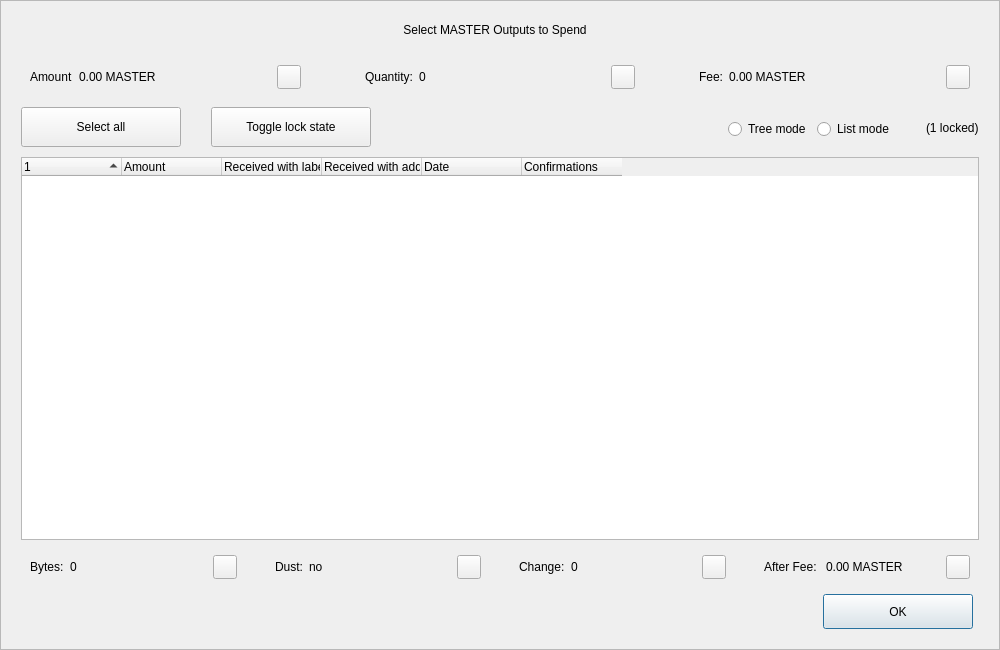
<?xml version="1.0" encoding="UTF-8"?>
<ui version="4.0">
 <class>CoinControlDialog</class>
 <widget class="QDialog" name="CoinControlDialog">
  <property name="geometry">
   <rect>
    <x>0</x>
    <y>0</y>
    <width>1000</width>
    <height>650</height>
   </rect>
  </property>
  <property name="minimumSize">
   <size>
    <width>950</width>
    <height>650</height>
   </size>
  </property>
  <property name="windowTitle">
   <string>Coin Selection</string>
  </property>
  <property name="styleSheet">
   <string notr="true"/>
  </property>
  <layout class="QVBoxLayout" name="verticalLayout">
   <property name="spacing">
    <number>0</number>
   </property>
   <property name="leftMargin">
    <number>0</number>
   </property>
   <property name="topMargin">
    <number>0</number>
   </property>
   <property name="rightMargin">
    <number>0</number>
   </property>
   <property name="bottomMargin">
    <number>0</number>
   </property>
   <item>
    <widget class="QFrame" name="frameContainer">
     <property name="toolTipDuration">
      <number>0</number>
     </property>
     <property name="frameShape">
      <enum>QFrame::StyledPanel</enum>
     </property>
     <property name="frameShadow">
      <enum>QFrame::Raised</enum>
     </property>
     <layout class="QVBoxLayout" name="verticalLayout_2">
      <property name="leftMargin">
       <number>0</number>
      </property>
      <property name="rightMargin">
       <number>0</number>
      </property>
      <property name="bottomMargin">
       <number>20</number>
      </property>
      <item>
       <layout class="QHBoxLayout" name="horizontalLayout_12">
        <property name="spacing">
         <number>0</number>
        </property>
        <property name="leftMargin">
         <number>20</number>
        </property>
        <property name="rightMargin">
         <number>30</number>
        </property>
        <item>
         <spacer name="horizontalSpacer_4">
          <property name="orientation">
           <enum>Qt::Horizontal</enum>
          </property>
          <property name="sizeHint" stdset="0">
           <size>
            <width>40</width>
            <height>20</height>
           </size>
          </property>
         </spacer>
        </item>
        <item>
         <widget class="QLabel" name="labelTitle">
          <property name="minimumSize">
           <size>
            <width>0</width>
            <height>40</height>
           </size>
          </property>
          <property name="maximumSize">
           <size>
            <width>16777215</width>
            <height>40</height>
           </size>
          </property>
          <property name="text">
           <string>Select MASTER Outputs to Spend</string>
          </property>
          <property name="alignment">
           <set>Qt::AlignCenter</set>
          </property>
          <property name="margin">
           <number>7</number>
          </property>
         </widget>
        </item>
        <item>
         <spacer name="horizontalSpacer_5">
          <property name="orientation">
           <enum>Qt::Horizontal</enum>
          </property>
          <property name="sizeHint" stdset="0">
           <size>
            <width>40</width>
            <height>20</height>
           </size>
          </property>
         </spacer>
        </item>
       </layout>
      </item>
      <item>
       <layout class="QHBoxLayout" name="horizontalLayout_8">
        <property name="leftMargin">
         <number>20</number>
        </property>
        <property name="rightMargin">
         <number>20</number>
        </property>
        <item>
         <widget class="QWidget" name="layoutAmount" native="true">
          <layout class="QHBoxLayout" name="horizontalLayout_9" stretch="0,1,0">
           <item>
            <widget class="QLabel" name="labelCoinControlAmountText">
             <property name="text">
              <string>Amount</string>
             </property>
            </widget>
           </item>
           <item>
            <widget class="QLabel" name="labelCoinControlAmount">
             <property name="text">
              <string>0.00 MASTER</string>
             </property>
            </widget>
           </item>
           <item alignment="Qt::AlignHCenter|Qt::AlignVCenter">
            <widget class="QPushButton" name="pushButtonAmount">
             <property name="minimumSize">
              <size>
               <width>0</width>
               <height>24</height>
              </size>
             </property>
             <property name="maximumSize">
              <size>
               <width>24</width>
               <height>26</height>
              </size>
             </property>
             <property name="focusPolicy">
              <enum>Qt::NoFocus</enum>
             </property>
             <property name="styleSheet">
              <string notr="true">padding-bottom:2px;
padding-right:4px;</string>
             </property>
             <property name="text">
              <string/>
             </property>
            </widget>
           </item>
          </layout>
         </widget>
        </item>
        <item>
         <spacer name="horizontalSpacer_2">
          <property name="orientation">
           <enum>Qt::Horizontal</enum>
          </property>
          <property name="sizeType">
           <enum>QSizePolicy::Fixed</enum>
          </property>
          <property name="sizeHint" stdset="0">
           <size>
            <width>40</width>
            <height>20</height>
           </size>
          </property>
         </spacer>
        </item>
        <item>
         <widget class="QWidget" name="layoutQuantity" native="true">
          <layout class="QHBoxLayout" name="horizontalLayout_10" stretch="0,1,0">
           <item>
            <widget class="QLabel" name="labelCoinControlQuantityText">
             <property name="text">
              <string>Quantity:</string>
             </property>
            </widget>
           </item>
           <item>
            <widget class="QLabel" name="labelCoinControlQuantity">
             <property name="text">
              <string>0</string>
             </property>
            </widget>
           </item>
           <item alignment="Qt::AlignHCenter|Qt::AlignVCenter">
            <widget class="QPushButton" name="pushButtonQuantity">
             <property name="minimumSize">
              <size>
               <width>0</width>
               <height>24</height>
              </size>
             </property>
             <property name="maximumSize">
              <size>
               <width>24</width>
               <height>26</height>
              </size>
             </property>
             <property name="focusPolicy">
              <enum>Qt::NoFocus</enum>
             </property>
             <property name="styleSheet">
              <string notr="true">padding-bottom:2px;
               padding-right:4px;</string>
             </property>
             <property name="text">
              <string/>
             </property>
            </widget>
           </item>
          </layout>
         </widget>
        </item>
        <item>
         <spacer name="horizontalSpacer_22">
          <property name="orientation">
           <enum>Qt::Horizontal</enum>
          </property>
          <property name="sizeType">
           <enum>QSizePolicy::Fixed</enum>
          </property>
          <property name="sizeHint" stdset="0">
           <size>
            <width>40</width>
            <height>20</height>
           </size>
          </property>
         </spacer>
        </item>
        <item>
         <widget class="QWidget" name="layoutFee" native="true">
          <layout class="QHBoxLayout" name="horizontalLayout_11" stretch="0,1,0">
           <item>
            <widget class="QLabel" name="labelCoinControlFeeText">
             <property name="text">
              <string>Fee:</string>
             </property>
            </widget>
           </item>
           <item>
            <widget class="QLabel" name="labelCoinControlFee">
             <property name="text">
              <string>0.00 MASTER</string>
             </property>
            </widget>
           </item>
           <item alignment="Qt::AlignHCenter|Qt::AlignVCenter">
            <widget class="QPushButton" name="pushButtonFee">
             <property name="minimumSize">
              <size>
               <width>0</width>
               <height>24</height>
              </size>
             </property>
             <property name="maximumSize">
              <size>
               <width>24</width>
               <height>26</height>
              </size>
             </property>
             <property name="focusPolicy">
              <enum>Qt::NoFocus</enum>
             </property>
             <property name="styleSheet">
              <string notr="true">padding-bottom:2px;
               padding-right:4px;</string>
             </property>
             <property name="text">
              <string/>
             </property>
            </widget>
           </item>
          </layout>
         </widget>
        </item>
       </layout>
      </item>
      <item>
       <widget class="QFrame" name="frame">
        <property name="minimumSize">
         <size>
          <width>0</width>
          <height>40</height>
         </size>
        </property>
        <property name="styleSheet">
         <string notr="true">#frame {
	border:0;
}</string>
        </property>
        <property name="frameShape">
         <enum>QFrame::StyledPanel</enum>
        </property>
        <property name="frameShadow">
         <enum>QFrame::Sunken</enum>
        </property>
        <layout class="QHBoxLayout" name="horizontalLayout">
         <property name="spacing">
          <number>0</number>
         </property>
         <property name="leftMargin">
          <number>20</number>
         </property>
         <property name="topMargin">
          <number>0</number>
         </property>
         <property name="rightMargin">
          <number>20</number>
         </property>
         <property name="bottomMargin">
          <number>0</number>
         </property>
         <item>
          <layout class="QHBoxLayout" name="horizontalLayoutPanel" stretch="0,0,0,0,0,0">
           <property name="spacing">
            <number>20</number>
           </property>
           <item>
            <widget class="QPushButton" name="pushButtonSelectAll">
             <property name="sizePolicy">
              <sizepolicy hsizetype="Maximum" vsizetype="Fixed">
               <horstretch>0</horstretch>
               <verstretch>0</verstretch>
              </sizepolicy>
             </property>
             <property name="minimumSize">
              <size>
               <width>160</width>
               <height>40</height>
              </size>
             </property>
             <property name="maximumSize">
              <size>
               <width>16777215</width>
               <height>40</height>
              </size>
             </property>
             <property name="text">
              <string>Select all</string>
             </property>
             <property name="checkable">
              <bool>true</bool>
             </property>
             <property name="checked">
              <bool>false</bool>
             </property>
             <property name="autoExclusive">
              <bool>false</bool>
             </property>
             <property name="autoDefault">
              <bool>false</bool>
             </property>
            </widget>
           </item>
           <item>
            <spacer name="horizontalSpacer_6">
             <property name="orientation">
              <enum>Qt::Horizontal</enum>
             </property>
             <property name="sizeType">
              <enum>QSizePolicy::Fixed</enum>
             </property>
             <property name="sizeHint" stdset="0">
              <size>
               <width>10</width>
               <height>20</height>
              </size>
             </property>
            </spacer>
           </item>
           <item>
            <widget class="QPushButton" name="pushButtonToggleLock">
             <property name="sizePolicy">
              <sizepolicy hsizetype="Maximum" vsizetype="Fixed">
               <horstretch>0</horstretch>
               <verstretch>0</verstretch>
              </sizepolicy>
             </property>
             <property name="minimumSize">
              <size>
               <width>160</width>
               <height>40</height>
              </size>
             </property>
             <property name="maximumSize">
              <size>
               <width>16777215</width>
               <height>40</height>
              </size>
             </property>
             <property name="text">
              <string>Toggle lock state</string>
             </property>
             <property name="checkable">
              <bool>true</bool>
             </property>
             <property name="autoExclusive">
              <bool>false</bool>
             </property>
             <property name="autoDefault">
              <bool>false</bool>
             </property>
            </widget>
           </item>
           <item>
            <spacer name="horizontalSpacer_7">
             <property name="orientation">
              <enum>Qt::Horizontal</enum>
             </property>
             <property name="sizeType">
              <enum>QSizePolicy::Expanding</enum>
             </property>
             <property name="sizeHint" stdset="0">
              <size>
               <width>30</width>
               <height>20</height>
              </size>
             </property>
            </spacer>
           </item>
           <item alignment="Qt::AlignRight">
            <widget class="QGroupBox" name="groupBox_2">
             <property name="styleSheet">
              <string notr="true">#groupBox_2 {
    background-color:transparent;
    border-radius:0;
}</string>
             </property>
             <property name="title">
              <string/>
             </property>
             <layout class="QHBoxLayout" name="horizontalLayout_14">
              <item>
               <widget class="QRadioButton" name="radioTreeMode">
                <property name="sizePolicy">
                 <sizepolicy hsizetype="Maximum" vsizetype="Fixed">
                  <horstretch>0</horstretch>
                  <verstretch>0</verstretch>
                 </sizepolicy>
                </property>
                <property name="text">
                 <string>Tree mode</string>
                </property>
               </widget>
              </item>
              <item>
               <widget class="QRadioButton" name="radioListMode">
                <property name="sizePolicy">
                 <sizepolicy hsizetype="Maximum" vsizetype="Fixed">
                  <horstretch>0</horstretch>
                  <verstretch>0</verstretch>
                 </sizepolicy>
                </property>
                <property name="text">
                 <string>List mode</string>
                </property>
                <property name="checked">
                 <bool>false</bool>
                </property>
               </widget>
              </item>
             </layout>
            </widget>
           </item>
           <item>
            <widget class="QLabel" name="labelLocked">
             <property name="text">
              <string>(1 locked)</string>
             </property>
            </widget>
           </item>
          </layout>
         </item>
        </layout>
       </widget>
      </item>
      <item>
       <layout class="QHBoxLayout" name="horizontalLayout_13">
        <property name="leftMargin">
         <number>20</number>
        </property>
        <property name="rightMargin">
         <number>20</number>
        </property>
        <item>
         <widget class="CoinControlTreeWidget" name="treeWidget">
          <property name="contextMenuPolicy">
           <enum>Qt::CustomContextMenu</enum>
          </property>
          <property name="styleSheet">
           <string notr="true"/>
          </property>
          <property name="sortingEnabled">
           <bool>false</bool>
          </property>
          <property name="columnCount">
           <number>6</number>
          </property>
          <attribute name="headerShowSortIndicator" stdset="0">
           <bool>true</bool>
          </attribute>
          <attribute name="headerStretchLastSection">
           <bool>false</bool>
          </attribute>
          <column>
           <property name="text">
            <string/>
           </property>
          </column>
          <column>
           <property name="text">
            <string>Amount</string>
           </property>
          </column>
          <column>
           <property name="text">
            <string>Received with label</string>
           </property>
          </column>
          <column>
           <property name="text">
            <string>Received with address</string>
           </property>
          </column>
          <column>
           <property name="text">
            <string>Date</string>
           </property>
          </column>
          <column>
           <property name="text">
            <string>Confirmations</string>
           </property>
           <property name="toolTip">
            <string>Confirmed</string>
           </property>
          </column>
         </widget>
        </item>
       </layout>
      </item>
      <item>
       <layout class="QHBoxLayout" name="horizontalLayout_3">
        <property name="spacing">
         <number>20</number>
        </property>
        <property name="leftMargin">
         <number>20</number>
        </property>
        <property name="rightMargin">
         <number>20</number>
        </property>
        <item>
         <widget class="QWidget" name="layoutBytes" native="true">
          <layout class="QHBoxLayout" name="horizontalLayout_4" stretch="0,1,0">
           <item>
            <widget class="QLabel" name="labelCoinControlBytesText">
             <property name="text">
              <string>Bytes:</string>
             </property>
            </widget>
           </item>
           <item>
            <widget class="QLabel" name="labelCoinControlBytes">
             <property name="text">
              <string>0</string>
             </property>
            </widget>
           </item>
           <item alignment="Qt::AlignHCenter|Qt::AlignVCenter">
            <widget class="QPushButton" name="pushButtonBytes">
             <property name="minimumSize">
              <size>
               <width>0</width>
               <height>24</height>
              </size>
             </property>
             <property name="maximumSize">
              <size>
               <width>24</width>
               <height>26</height>
              </size>
             </property>
             <property name="focusPolicy">
              <enum>Qt::NoFocus</enum>
             </property>
             <property name="styleSheet">
              <string notr="true">padding-bottom:2px;
               padding-right:4px;</string>
             </property>
             <property name="text">
              <string/>
             </property>
            </widget>
           </item>
          </layout>
         </widget>
        </item>
        <item>
         <widget class="QWidget" name="layoutDust" native="true">
          <layout class="QHBoxLayout" name="horizontalLayout_5" stretch="0,1,0">
           <item>
            <widget class="QLabel" name="labelCoinControlLowOutputText">
             <property name="text">
              <string>Dust:</string>
             </property>
            </widget>
           </item>
           <item>
            <widget class="QLabel" name="labelCoinControlLowOutput">
             <property name="text">
              <string>no</string>
             </property>
            </widget>
           </item>
           <item alignment="Qt::AlignHCenter|Qt::AlignVCenter">
            <widget class="QPushButton" name="pushButtonDust">
             <property name="minimumSize">
              <size>
               <width>0</width>
               <height>24</height>
              </size>
             </property>
             <property name="maximumSize">
              <size>
               <width>24</width>
               <height>26</height>
              </size>
             </property>
             <property name="focusPolicy">
              <enum>Qt::NoFocus</enum>
             </property>
             <property name="styleSheet">
              <string notr="true">padding-bottom:2px;
               padding-right:4px;</string>
             </property>
             <property name="text">
              <string/>
             </property>
            </widget>
           </item>
          </layout>
         </widget>
        </item>
        <item>
         <widget class="QWidget" name="layoutChange" native="true">
          <layout class="QHBoxLayout" name="horizontalLayout_6" stretch="0,1,0">
           <item>
            <widget class="QLabel" name="labelCoinControlChangeText">
             <property name="text">
              <string>Change:</string>
             </property>
            </widget>
           </item>
           <item>
            <widget class="QLabel" name="labelCoinControlChange">
             <property name="text">
              <string>0</string>
             </property>
            </widget>
           </item>
           <item alignment="Qt::AlignHCenter|Qt::AlignVCenter">
            <widget class="QPushButton" name="pushButtonChange">
             <property name="minimumSize">
              <size>
               <width>0</width>
               <height>24</height>
              </size>
             </property>
             <property name="maximumSize">
              <size>
               <width>24</width>
               <height>26</height>
              </size>
             </property>
             <property name="focusPolicy">
              <enum>Qt::NoFocus</enum>
             </property>
             <property name="styleSheet">
              <string notr="true">padding-bottom:2px;
               padding-right:4px;</string>
             </property>
             <property name="text">
              <string/>
             </property>
            </widget>
           </item>
          </layout>
         </widget>
        </item>
        <item>
         <widget class="QWidget" name="layoutAfter" native="true">
          <layout class="QHBoxLayout" name="horizontalLayout_7" stretch="0,1,0">
           <item>
            <widget class="QLabel" name="labelCoinControlAfterFeeText">
             <property name="text">
              <string>After Fee: </string>
             </property>
            </widget>
           </item>
           <item>
            <widget class="QLabel" name="labelCoinControlAfterFee">
             <property name="text">
              <string>0.00 MASTER</string>
             </property>
            </widget>
           </item>
           <item alignment="Qt::AlignHCenter|Qt::AlignVCenter">
            <widget class="QPushButton" name="pushButtonAlterFee">
             <property name="minimumSize">
              <size>
               <width>0</width>
               <height>24</height>
              </size>
             </property>
             <property name="maximumSize">
              <size>
               <width>24</width>
               <height>26</height>
              </size>
             </property>
             <property name="focusPolicy">
              <enum>Qt::NoFocus</enum>
             </property>
             <property name="styleSheet">
              <string notr="true">padding-bottom:2px;
               padding-right:4px;</string>
             </property>
             <property name="text">
              <string/>
             </property>
            </widget>
           </item>
          </layout>
         </widget>
        </item>
       </layout>
      </item>
      <item>
       <layout class="QHBoxLayout" name="horizontalLayout_2">
        <property name="spacing">
         <number>0</number>
        </property>
        <property name="leftMargin">
         <number>20</number>
        </property>
        <property name="rightMargin">
         <number>26</number>
        </property>
        <item>
         <spacer name="horizontalSpacer_3">
          <property name="orientation">
           <enum>Qt::Horizontal</enum>
          </property>
          <property name="sizeHint" stdset="0">
           <size>
            <width>558</width>
            <height>20</height>
           </size>
          </property>
         </spacer>
        </item>
        <item>
         <widget class="QPushButton" name="pushButtonOk">
          <property name="minimumSize">
           <size>
            <width>150</width>
            <height>35</height>
           </size>
          </property>
          <property name="text">
           <string>OK</string>
          </property>
         </widget>
        </item>
       </layout>
      </item>
     </layout>
    </widget>
   </item>
  </layout>
 </widget>
 <customwidgets>
  <customwidget>
   <class>CoinControlTreeWidget</class>
   <extends>QTreeWidget</extends>
   <header>coincontroltreewidget.h</header>
  </customwidget>
 </customwidgets>
 <resources/>
 <connections/>
</ui>
